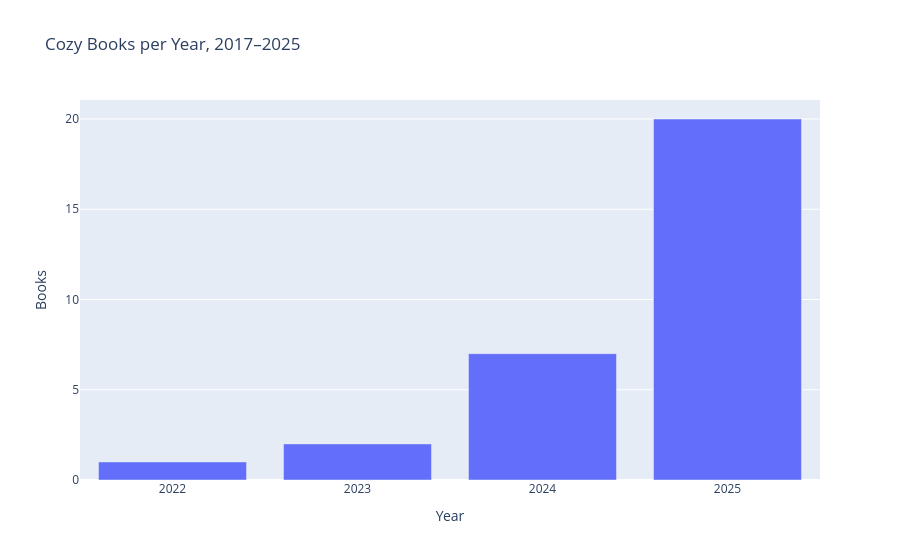

Notebook code for this chart:
### Code cell
# --- Chart 4: Cozy trend (2017–2025) ---
cozy = (
    df17[df17['is_cozy'] == True]
    .groupby('year')
    .size()
    .reset_index(name='count')
)

fig4 = px.bar(
    cozy,
    x='year', y='count',
    title='Cozy Books per Year, 2017–2025',
    labels={'year': 'Year', 'count': 'Books'},
)
fig4.update_layout(xaxis=dict(tickmode='linear', dtick=1))
fig4.show()

### Figure 1 — Plotly figure (JSON) as saved in the notebook; plotly's stock layout.template omitted (floating-point values rounded to 4 significant figures)
{"data": [{"hovertemplate": "Year=%{x}<br>Books=%{y}<extra></extra>", "legendgroup": "", "marker": {"color": "#636efa", "pattern": {"shape": ""}}, "name": "", "orientation": "v", "showlegend": false, "textposition": "auto", "type": "bar", "x": [2022.0, 2023.0, 2024.0, 2025.0], "xaxis": "x", "y": [1, 2, 7, 20], "yaxis": "y"}], "layout": {"barmode": "relative", "legend": {"tracegroupgap": 0}, "title": {"text": "Cozy Books per Year, 2017–2025"}, "xaxis": {"anchor": "y", "domain": [0, 1], "dtick": 1, "tickmode": "linear", "title": {"text": "Year"}}, "yaxis": {"anchor": "x", "domain": [0, 1], "title": {"text": "Books"}}}}
